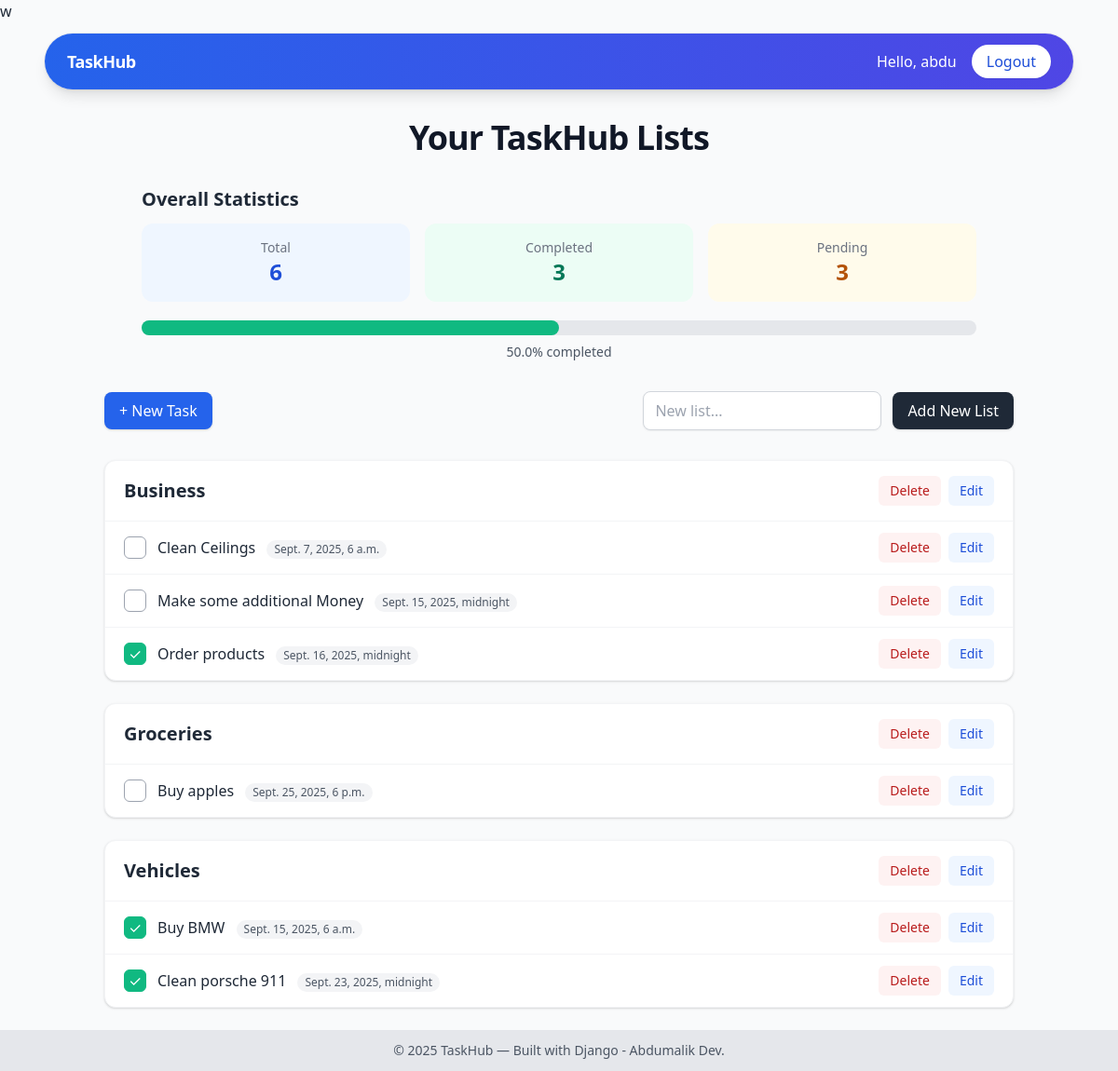
The app's page / (signed in), older data.
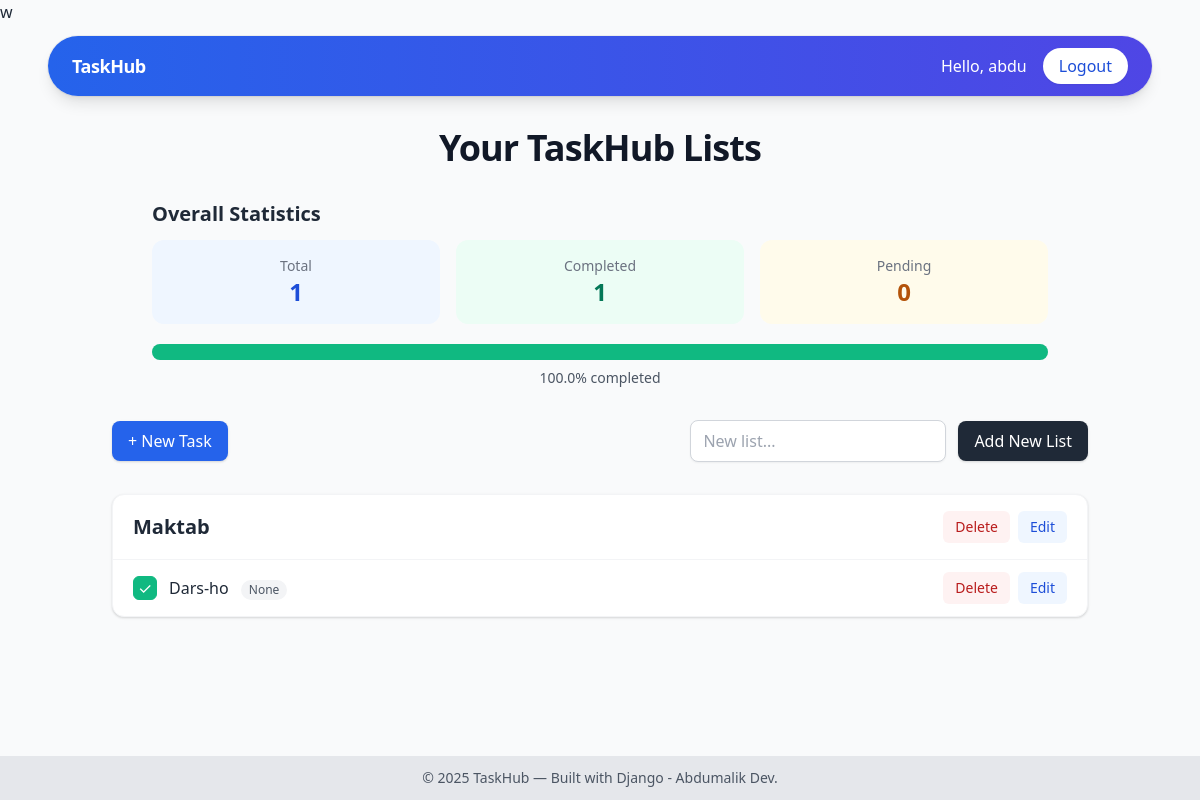
The same page, newer data.
### todos/models.py (models this page shows, shortened)
class TodoList(models.Model):
    name = models.CharField(max_length=200)
    user = models.ForeignKey(User, on_delete=models.CASCADE)
    created = models.DateTimeField(auto_now_add=True)

class TodoItem(models.Model):
    todolist = models.ForeignKey(TodoList, on_delete=models.CASCADE)
    title = models.CharField(max_length=200)
    done = models.BooleanField(default=False)
    deadline = models.DateTimeField(null=True, blank=True)
    created = models.DateTimeField(auto_now_add=True)

### todos/views.py (the view)
# urls.py: path('', IndexList, name='index-list'),
@login_required
def IndexList(request):
    all_todos = TodoItem.objects.filter(
        todolist__user=request.user).order_by("todolist__name", "-created")
    total = TodoItem.objects.filter(
        todolist__user=request.user).count()
    done = TodoItem.objects.filter(
        todolist__user=request.user, done=True).count()
    pending = total - done
    percent = round((done / total) * 100, 1) if total else 0
    return render(request, 'index.html', {'all_todos': all_todos, 'total': total,
                                          'done': done,
                                          'pending': pending,
                                          'percent': percent})

### todos/templates/index.html (shortened to what this page needs)
{% extends 'base.html' %}
{% block content %}
<div class="mb-8">
  <h1 class="text-4xl font-extrabold text-gray-900 text-center tracking-tight">
    Your TaskHub Lists
  </h1>
</div>
<div class="max-w-4xl mx-auto mt-6 mb-8">
  <h2 class="text-xl font-semibold mb-3 text-gray-800">Overall Statistics</h2>
  <div class="grid grid-cols-3 gap-4 text-center">
    <div class="bg-blue-50 p-4 rounded-xl">
      <p class="text-sm text-gray-500">Total</p>
      <p class="text-2xl font-bold text-blue-700">{{ total }}</p>
    </div>
    <div class="bg-green-50 p-4 rounded-xl">
      <p class="text-sm text-gray-500">Completed</p>
      <p class="text-2xl font-bold text-green-700">{{ done }}</p>
    </div>
    <div class="bg-yellow-50 p-4 rounded-xl">
      <p class="text-sm text-gray-500">Pending</p>
      <p class="text-2xl font-bold text-yellow-700">{{ pending }}</p>
    </div>
  </div>
  <div class="mt-5">
    <div class="w-full bg-gray-200 rounded-full h-4">
      <div
        class="bg-green-500 h-4 rounded-full transition-all duration-500"
        style="width: {{ percent }}%;"
      ></div>
    </div>
    <p class="text-sm text-gray-600 mt-2 text-center">
      {{ percent }}% completed
    </p>
  </div>
</div>
<div
  class="flex flex-col sm:flex-row sm:items-center sm:justify-between gap-4 mb-8"
>
  <button
    type="button"
    onclick="window.location.href='{% url 'todo-add' %}'"
    class="inline-flex items-center justify-center rounded-lg bg-blue-600 px-4 py-2 text-white font-medium shadow hover:bg-blue-700 focus:outline-none focus:ring-2 focus:ring-blue-400"
  >
    + New Task
  </button>
  <form
    action="{% url 'list-add' %}"
    method="post"
    class="flex items-center gap-3"
  >
    <input
      name="name"
      placeholder="New list..."
      required
      class="w-64 rounded-lg border border-gray-300 bg-white px-3 py-2 text-gray-800 placeholder-gray-400 shadow-sm focus:border-blue-500 focus:ring-2 focus:ring-blue-300"
    />
    <button
      type="submit"
      class="rounded-lg bg-gray-800 px-4 py-2 text-white font-medium shadow hover:bg-gray-900 focus:outline-none focus:ring-2 focus:ring-gray-400"
    >
      Add New List
    </button>
  </form>
</div>
{% regroup all_todos by todolist as grouped_todos %}
<div class="space-y-6">
  {% for group in grouped_todos %}
  <section class="rounded-xl bg-white shadow border border-gray-100">
    <div
      class="flex items-center justify-between px-5 py-4 border-b border-gray-100"
    >
      <h3 class="text-xl font-semibold text-gray-800">
        {{ group.grouper.name }}
      </h3>
      <div class="flex items-center gap-2">
        <form
          action="{% url 'list-delete' group.grouper.pk %}"
          method="post"
          class="inline"
        >
          <button
            class="rounded-md bg-red-50 text-red-700 px-3 py-1.5 text-sm font-medium hover:bg-red-100 focus:outline-none focus:ring-2 focus:ring-red-300"
          >
            Delete
          </button>
        </form>
        <form
          action="{% url 'list-edit' group.grouper.pk %}"
          method="get"
          class="inline"
        >
          <button
            type="submit"
            class="rounded-md bg-blue-50 text-blue-700 px-3 py-1.5 text-sm font-medium hover:bg-blue-100 focus:outline-none focus:ring-2 focus:ring-blue-300"
          >
            Edit
          </button>
        </form>
      </div>
    </div>
    <ul class="divide-y divide-gray-100">
      {% for t in group.list %}
      <li class="flex items-center justify-between px-5 py-3">
        <div class="flex items-center gap-3">
          <form
            action="{% url 'todo-toggle' t.pk %}"
            method="post"
            class="inline"
          >
            <button
              class="h-6 w-6 rounded-md border {% if t.done %}bg-green-500 border-green-500 text-white{% else %}border-gray-400 text-gray-600{% endif %} flex items-center justify-center"
              title="Toggle done"
            >
              {% if t.done %}✓{% else %}&nbsp;{% endif %}
            </button>
          </form>
          <div class="text-gray-800">
            <span class="font-medium">{{ t.title }}</span>
            <span
              class="ml-2 inline-flex items-center rounded-full bg-gray-100 px-2 py-0.5 text-xs text-gray-600"
            >
              {{ t.deadline }}
            </span>
          </div>
        </div>
        <div class="flex items-center gap-2">
          <form
            action="{% url 'todo-delete' t.pk %}"
            method="post"
            class="inline"
          >
            <button
              class="rounded-md bg-red-50 text-red-700 px-3 py-1.5 text-sm font-medium hover:bg-red-100 focus:outline-none focus:ring-2 focus:ring-red-300"
            >
              Delete
            </button>
          </form>
          <form action="{% url 'todo-edit' t.pk %}" method="get" class="inline">
            <button
              type="submit"
              class="rounded-md bg-blue-50 text-blue-700 px-3 py-1.5 text-sm font-medium hover:bg-blue-100 focus:outline-none focus:ring-2 focus:ring-blue-300"
            >
              Edit
            </button>
          </form>
        </div>
      </li>
      {% endfor %}
    </ul>
  </section>
  {% empty %}
  <p class="text-center text-gray-600">No todos yet.</p>
  {% endfor %}
</div>
{% endblock %}

### todos/templates/base.html (shortened to what this page needs)
<!DOCTYPE html>
<html lang="en">
  <head>
    <link
      rel="stylesheet"
      href="https://cdn.jsdelivr.net/npm/tailwindcss@2.2.19/dist/tailwind.min.css"
    /></head
  >w
  <body class="bg-gray-50 text-gray-800 min-h-screen flex flex-col">
    <header class="sticky top-0 z-50 bg-gray-50 pt-3 pb-2">
      <div class="max-w-6xl mx-auto px-6">
        <nav
          class="flex items-center justify-between text-white bg-gradient-to-r from-blue-600 to-indigo-600 rounded-full px-6 py-3 shadow-lg ring-1 ring-black ring-opacity-5"
        >
          <a
            href="{% url 'index-list' %}"
            class="text-lg font-semibold tracking-tight"
            >TaskHub</a
          >
          <div class="flex items-center space-x-4">
            {% if user.is_authenticated %}
            <p class="m-0 hidden sm:block">
              Hello, {{ request.user.username }}
            </p>
            {% endif %}
            <form action="{% url 'logout' %}" method="post" class="inline">
              <button
                type="submit"
                class="bg-white text-blue-700 px-4 py-1.5 rounded-full hover:bg-gray-100 shadow-sm">
                {% if user.is_authenticated %}
                Logout
                {% else %}
                Login
                {% endif %}
              </button>
            </form>
          </div>
        </nav>
      </div>
    </header>
    <main class="flex-grow container mx-auto p-6">
      {% block content %} {% endblock %}
    </main>
    <footer class="bg-gray-200 text-center py-3 mt-auto text-sm text-gray-600">
      © 2025 TaskHub — Built with Django - Abdumalik Dev.
    </footer>
  </body>
</html>

Row changes from the older to the newer data that the page shows:
removed TodoList: grouper.name "Business"
removed TodoItem: done False (drawn), title "Clean Ceilings", deadline "Sept. 7, 2025, 6 a.m.", shown under "Business"
removed TodoItem: done False (drawn), title "Make some additional Money", deadline "Sept. 15, 2025, midnight", shown under "Business"
removed TodoItem: title "Order products", deadline "Sept. 16, 2025, midnight", shown under "Business"
removed TodoList: grouper.name "Groceries"
removed TodoItem: done False (drawn), title "Buy apples", deadline "Sept. 25, 2025, 6 p.m.", shown under "Groceries"
removed TodoList: grouper.name "Vehicles"
removed TodoItem: title "Buy BMW", deadline "Sept. 15, 2025, 6 a.m.", shown under "Vehicles"
removed TodoItem: title "Clean porsche 911", deadline "Sept. 23, 2025, midnight", shown under "Vehicles"
added TodoList: grouper.name "Maktab"
added TodoItem: title "Dars-ho", deadline "None", shown under "Maktab"
Text that changed along with them:
{{ total }}: "6" → "1"
{{ done }}: "3" → "1"
{{ pending }}: "3" → "0"
{{ percent }}: 50.0 → 100.0 (drawn)
{{ percent }}: "50.0" → "100.0"
